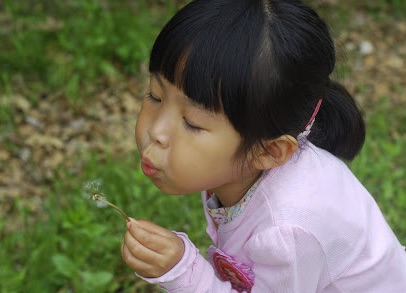
#> input picture 05.OpenCV/img/girl.jpg, 406 x 293 px; the run also reads 1 picture not shown here
$ jupyter execute --allow-errors 'opencv day2.ipynb'
#> lines starting #> are read from the running program, lines starting #| are printed output that depends on the picture
# openCV Day2

[cell 1]
import numpy as np
import cv2

## 이벤트 처리

### 키보드 이벤트

* 키보드에서 어떤 키를 눌렀는지 알아내려면
cv2.waitKey( ) 함수의 반환값을 출력해보면 된다.

[cell 2]
import cv2

img_file = './img/girl.jpg'
img = cv2.imread(img_file)
#> img is the input picture: shape (293, 406, 3); mean B, G, R 82.4, 104.7, 105.5
title = 'IMG'
x, y = 100, 100    # 최초 좌표

while True:
    cv2.imshow(title, img)
    cv2.moveWindow(title, x, y)
    key = cv2.waitKey(0) &0xFF   # 키보드 입력을 무한 대기, 8비트 마스크 처리
#> (key q is pressed here)
    print(key, chr(key))     # 키보드 입력값, 문자값 출력

    if key == ord('h'):      # h 키 누르면 좌로 10이동
        x -= 10
    elif key == ord('j'):    # j 키 누르면 좌로 10이동
        y += 10
    elif key == ord('k'):    # k 키 누르면 좌로 10이동
        y -= 10
    elif key == ord('l'):    # l 키 누르면 좌로 10이동
        x += 10
    elif key == ord('q') or key == 27:    # q, esc 키 누르면 좌로 10이동
        break
        cv2.destroyAllWindows()
    cv2.moveWindow(title,x,y)    # 새로운 좌표로 창 이동

### 마우스 이벤트

마우스에서 입력을 받으면 이벤트를 처리할 함수를 미리 선언하고
cv2.setMouseCallback( ) 함수에 그 함수를 전달한다.

간단히 표연하면 다음과 같다.
def onMouse(event, x, y, flags, param):
 (마우스 이벤트에 맞게 해야할 작업을 작성)
cv2.setMouseCallback('title', onMouse)

##### cv2.setMouseCallback(win_name, onMouse [ , param] ) : onMouse 함수를 등록
* win_name : 이벤트를 등록할 윈도 이름
* onMouse : 이벤트 처리를 위해 미리 선언해 놓은 콜백 함수
* 필요에 따라 on Mouse 함수에 전달할 인자

##### MouseCallback(event, x, y, flags, param) : 콜백함수 선언부
* event : 마우스 이벤트 종류, cv2.EVENT_ 로 시작하는 상수
  * cv2.EVENT_MOUSEMOVE : 마우스 움직임
  * cv2.EVENT_LBUTTONDOWN / UP : 마우스 왼쪽 버튼 누름 / 뗌
  * cv2.EVENT_RBUTTONDOWN / UP : 마우스 오른쪽 버튼 누름 / 뗌
  * cv2.EVENT_MBUTTONDOWN / UP : 마우스 가운데 버튼 누름 / 뗌
  * cv2.EVENT_LBUTTONDBLCLK : 왼쪽 버튼 더블클릭
  * cv2.EVENT_RBUTTONDBLCLK : 오른쪽 버튼 더블클릭
  * cv2.EVENT_MBUTTONDBLCLK : 가운데 버튼 더블클릭
  * cv2.EVENT_MOUSEWHEEL : 휠 스크롤
  * cv2.EVENT_MOUSEHWHEEL : 휠 가로스크롤

* x, y : 마우스 좌표

* flags : 마우스 동작과 함께 일어난 상태, cv2.EVENT_FLAG_ 로 시작하는 상수
  * cv2.EVENT_FLAG_LBUTTON(1) : 왼쪽 버튼 누름
  * cv2.EVENT_FLAG_RBUTTON(2) : 오른쪽 버튼 누름
  * cv2.EVENT_FLAG_MBUTTON(4) : 가운데 버튼 누름
  * cv2.EVENT_FLAG_CTRLKEY(8) : Ctrl키 누름
  * cv2.EVENT_FLAG_SHIFTKEY(16) : Shift키 누름
  * cv2.EVENT_FLAG_ALTKEY(32) : Alt키 누름

* param : cv2.setMouseCallback( ) 함수에서 전달한 인자

* 마우스 이벤트로 동그라미 그리기

[cell 3]
import cv2

title = 'mouse event'
img = cv2.imread('./img/blank_500.jpg')
cv2.imshow(title, img)

# [5 lines left out: function onMouse, not called in this run]

cv2.setMouseCallback(title, onMouse)   # 마우스 콜백 함수를 GUI 윈도에 등록

while True:
    if cv2.waitKey(0) &0xFF == 27:    # esc로 종료
#> (key q is pressed here)
        break
cv2.destroyAllWindows()

* 플래그를 이용한 동그라미 그리기

#> (a cell that did not finish here is left out)

### 트랙바

슬라이드 모양의 인터페이스를 마우스로 움직여서 값을 입력받는 GUI 이다.

##### cv2.createTrackbar(trackbar_name, win_name, value, count, onChange) : 트랙바 생성
* traackbar_name : 트랙바 이름
* win_name : 트랙바를 표시할 창 이름
* value : 트랙바 초기 값, 0-count 사이의 값
* count : 트랙바 눈금의 개수, 트랙바가 표시할 수 있는 최대 값
* onChange : TrackbarCallback, 트랙바 이벤트 핸들러 함수

##### TrackbarCallback(value) : 트랙바 이벤트 콜백 함수
* value : 트랙바가 움직인 새 위치 값

##### pos = cv2.getTrackbarPos(trackbar_name, win_name)
* trackbar_name : 찾고자 하는 트랙바 이름
* win_name : 트랙바가 있는 창의 이름
* pos : 트랙바 위치 값

[cell 5]
import cv2
import numpy as np

win_name = 'Trackbar'

img = cv2.imread('./img/blank_500.jpg')
cv2.imshow(win_name, img)    # 초기 이미지 창에 표시

# [9 lines left out: function onChange, not called in this run]

cv2.createTrackbar('R', win_name, 255, 255, onChange)
cv2.createTrackbar('G', win_name, 255, 255, onChange)
cv2.createTrackbar('B', win_name, 255, 255, onChange)

while True:
    if cv2.waitKey(1) & 0xFF == 27:
#> (key q is pressed here)
        break
cv2.destroyAllWindows()

## numpy 복습

[cell 6]
a = np.array([1, 2, 3, 4])
a

[cell 7]
a.dtype

[cell 8]
a.shape

[cell 9]
b = np.array([[1, 2, 3, 4],[5, 6, 7, 8]])
b

[cell 10]
b.shape

[cell 11]
c = np.array([1, 2, 3.14, 4])
c

[cell 12]
c.dtype

[cell 13]
d = np.array([1, 2, 3, 4], dtype=np.float32)
d

66~69 실행

### 시퀀스와 난수로 생성

[cell 14]
a = np.arange(5)
a

[cell 15]
a.dtype

[cell 16]
a.shape

[cell 17]
b = np.arange(5.0)
b

[cell 18]
b.dtype

[cell 19]
c = np.arange(3, 9, 2)
c

[cell 20]
np.random.rand()

[cell 21]
np.random.randn()

[cell 22]
a=np.random.rand(2,3)
a

[cell 23]
b=np.random.randn(2,3)
b

### dtype 변경

[cell 24]
a=np.arange(5)
a

[cell 25]
a.dtype

[cell 26]
b = a.astype('float32')
b

### 차원 변경

[cell 27]
a = np.arange(6)
a

[cell 28]
b = a.reshape(2,3)
b

[cell 29]
c = np.reshape(a, (2,3))
c

[cell 30]
d = np.arange(100).reshape(2, -1)
d

[cell 31]
e = np.arange(100).reshape(-1,5)
e

[cell 32]
e.shape

[cell 33]
f = np.zeros((2,3))
f

[cell 34]
f.reshape((6,))

[cell 35]
f.reshape(-1)

[cell 36]
np.ravel(f)

[cell 37]
g=np.arange(10).reshape(2,-1)
g

[cell 38]
g.T

### 브로드캐스팅 연산

[cell 39]
a = np.ones((2,3))
a

[cell 40]
c = np.arange(3)
c

[cell 41]
a+c

### 인덱싱과 슬라이싱

### 팬시 인덱싱

[cell 42]
a = np.arange(5)
a

[cell 43]
a[[1,3]]

[cell 44]
a[[True, False, True, False, True]]

[cell 45]
a=np.arange(10)
a

[cell 46]
b = a>5
b

[cell 47]
a[b]

[cell 48]
a[a>5]

[cell 49]
a

[cell 50]
b=np.arange(12).reshape(3,4)
b

[cell 51]
b[[0,2]]

[cell 52]
b[[0,2],[2,3]]

### 병합과 분리

[cell 53]
a = np.arange(4).reshape(2,2)
a

[cell 54]
b=np.arange(10,14).reshape(2,2)
b

[cell 55]
np.vstack((a,b))

[cell 56]
np.hstack((a,b))

[cell 57]
np.concatenate((a,b),0)

[cell 58]
np.concatenate((a,b),1)

[cell 59]
a=np.arange(12).reshape(4,3)
a

[cell 60]
b=np.arange(10,130,10).reshape(4,3)
b

[cell 61]
c=np.stack((a,b),0)
c

[cell 62]
d=np.stack((a,b),1)
d

[cell 63]
e=np.stack((a,b),2)
e

[cell 64]
ee=np.stack((a,b),-1)
ee

[cell 65]
a=np.arange(12)
a

[cell 66]
np.hsplit(a,3)

[cell 67]
np.hsplit(a,[3,6])

[cell 68]
np.hsplit(a,[3,6,9])

[cell 69]
np.split(a,3,0)

[cell 70]
np.split(a,[3,6,9],0)

[cell 71]
b=np.arange(12).reshape(4,3)
b

[cell 72]
np.vsplit(b,2)

[cell 73]
np.split(b,2,0)

[cell 74]
np.hsplit(b,[1])

[cell 75]
np.split(b,[1],1)

### 검색

[cell 76]
a=np.arange(10,20)
a

[cell 77]
np.where(a>15)

[cell 78]
np.where(a>15, 1,0)

[cell 79]
a

[cell 80]
np.where(a>15, 99, a)

[cell 81]
np.where(a>15,a,0)

[cell 82]
a

[cell 83]
b=np.arange(12).reshape(3,4)
b

[cell 84]
coords = np.where(b>6)
coords

[cell 85]
np.stack((coords[0],coords[1]),-1)

[cell 86]
z = np.array([0,1,2,0,1,2])
np.nonzero(z)

[cell 87]
zz = np.array([[0,1,2], [1,2,0], [2,0,1]])
zz

[cell 88]
coords = np.nonzero(zz)
coords

[cell 89]
np.stack((coords[0], coords[1]),-1)

[cell 90]
a

[cell 91]
np.nonzero(a>15)

[cell 92]
np.where(a>15)

[cell 93]
b

[cell 94]
np.nonzero(b>6)

[cell 95]
np.where(b>6)

[cell 96]
t=np.array([True, True, True])
np.all(t)

[cell 97]
t[1]=False
t

[cell 98]
np.all(t)

[cell 99]
tt=np.array([[True, True], [False, True], [True, True]])
tt

[cell 100]
np.all(tt,0)

[cell 101]
np.all(tt,1)

[cell 102]
a=np.arange(10)
a

[cell 103]
b=np.arange(10)
b

[cell 104]
a==b

[cell 105]
np.all(a==b)

[cell 106]
b[5] = -1

[cell 107]
np.all(a==b)

[cell 108]
np.where(a==b)

[cell 109]
np.where(a!=b)

### 기초 통계 함수

### 이미지 생성

[cell 110]
import cv2
import numpy as np

img = np.zeros((120,120), dtype=np.uint8)
img[25:35, :] = 45
img[55:65, :] = 115
img[85:95, :] = 160
img[:, 34:45] = 205
img[:, 75:85] = 255
cv2.imshow('Gray', img)
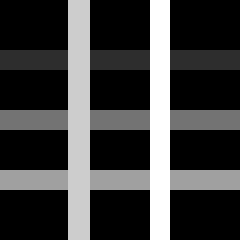
#> window 'Gray': shape (120, 120) (shown 2 times larger); min 0, max 255, mean 62
cv2.waitKey(0)
cv2.destroyAllWindows()

[cell 111]
import cv2
import numpy as np

img = np.zeros((120,120,3), dtype=np.uint8)
img[25:35, :] = [255,0,0]
img[55:65, :] = [0,255,0]
img[85:95, :] = [0,0,255]
img[:, 34:45] = [255,255,0]
img[:, 75:85] = [255,0,255]
cv2.imshow('BGR', img)
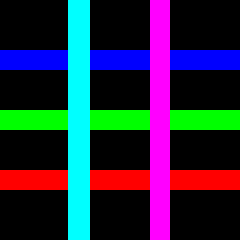
#> window 'BGR': shape (120, 120, 3) (shown 2 times larger); mean B, G, R 62.2, 40.9, 38.8
cv2.waitKey(0)
cv2.destroyAllWindows()

### subplot

[cell 112]
import matplotlib.pyplot as plt
import numpy as np

x=np.arange(10)

plt.subplot(2,2,1)
plt.plot(x, x**2)

plt.subplot(2,2,2)
plt.plot(x,x*5)

plt.subplot(223)
plt.plot(x, np.sin(x))

plt.subplot(224)
plt.plot(x,np.cos(x))

plt.show()
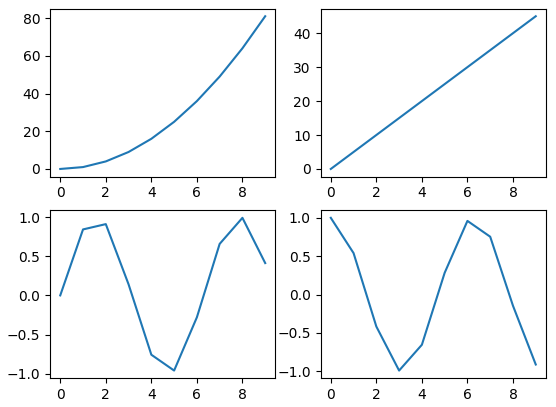
#> figure drawn by matplotlib, 4 panels; panel 1: curve peaks at x = 9, y = 81; panel 2: curve peaks at x = 9, y = 45; panel 3: curve peaks at x = 8, y = 0.989; panel 4: curve peaks at x = 0, y = 1

### 이미지 표시

[cell 113]
import cv2
from matplotlib import pyplot as plt

img = cv2.imread('./img/girl.jpg')

plt.imshow(img)
plt.show()

[cell 114]
img1 = cv2.imread('./img/model.jpg')
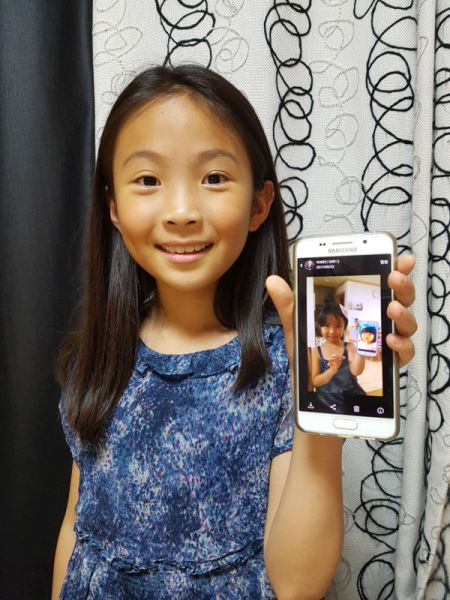
#> input picture 05.OpenCV/img/model.jpg, 450 x 600 px
#> img1 is the input picture: shape (600, 450, 3); mean B, G, R 107, 111.5, 117.8
img2 = cv2.imread('./img/model2.jpg')
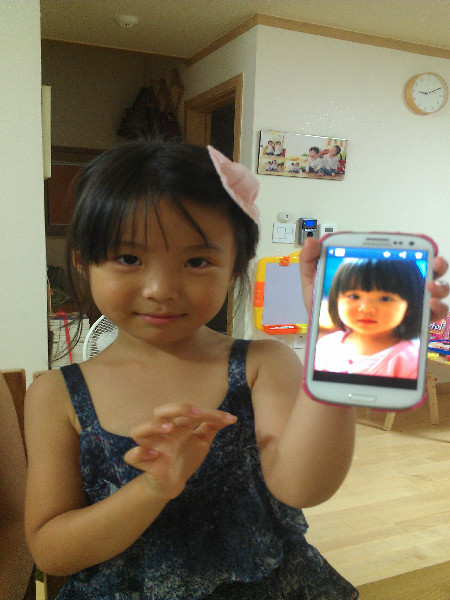
#> input picture 05.OpenCV/img/model2.jpg, 450 x 600 px
#> img2 is the input picture: shape (600, 450, 3); mean B, G, R 91.9, 116.6, 128.3
img3 = cv2.imread('./img/model3.jpg')
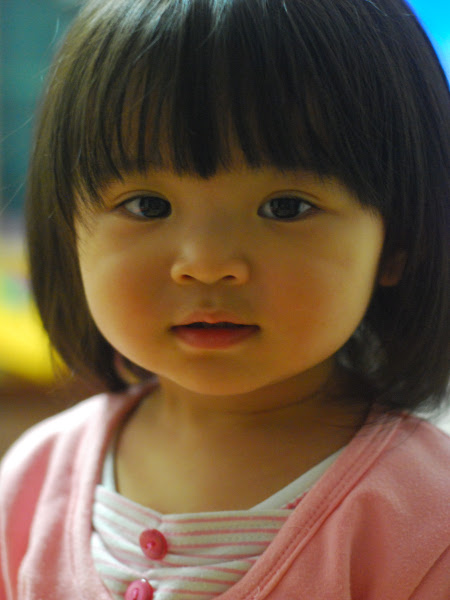
#> input picture 05.OpenCV/img/model3.jpg, 450 x 600 px
#> img3 is the input picture: shape (600, 450, 3); mean B, G, R 64.5, 86, 106.4

plt.subplot(1, 3, 1)
plt.imshow(img1[:,:,(2,1,0)])   # 색 순서 변환(matplot에서만)
plt.xticks([])    # x축 y축 제거
plt.yticks([])

plt.subplot(1, 3, 2)
plt.imshow(img2[:,:,::-1])
plt.xticks([])
plt.yticks([])

plt.subplot(1, 3, 3)
plt.imshow(img3[:,:,::-1])
plt.xticks([])
plt.yticks([])

plt.show()
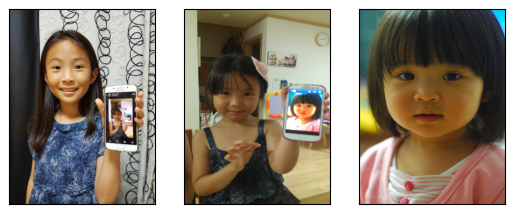
#> figure drawn by matplotlib, 3 panels

# 이미지 프로세싱 기초

## 관심영역

### 관심영역 지정

전체 이미지에서 연산과 분석의 대상이 되는 영역만을 지정하고 떼어내는 것을
관심역역(Region Of Interest, ROI)을 지정한다고 한다.

[cell 115]
import cv2
import numpy as np

img = cv2.imread('./img/sunset.jpg')
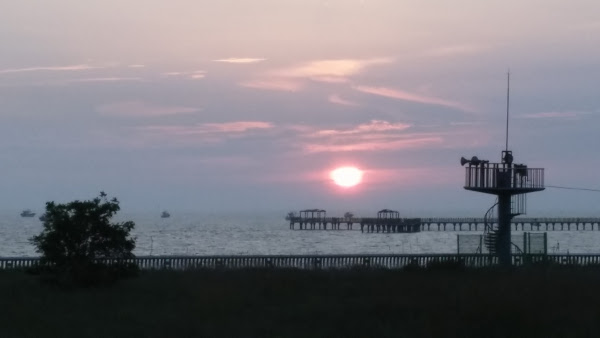
#> input picture 05.OpenCV/img/sunset.jpg, 600 x 338 px
#> img is the input picture: shape (338, 600, 3); mean B, G, R 124.9, 117.8, 120.9

x=320; y=150; w=50; h=50
roi = img[y:y+h, x:x+w]
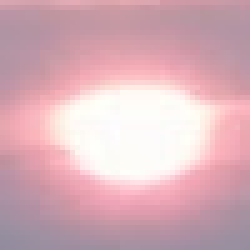
#> roi: shape (50, 50, 3) (shown 5 times larger); mean B, G, R 185.7, 176.2, 216.5
img2 = roi.copy()
img[y:y+h, x+w:x+w+w] = roi
cv2.rectangle(img, (x,y), (x+w+w, y+h), (0,255,0))
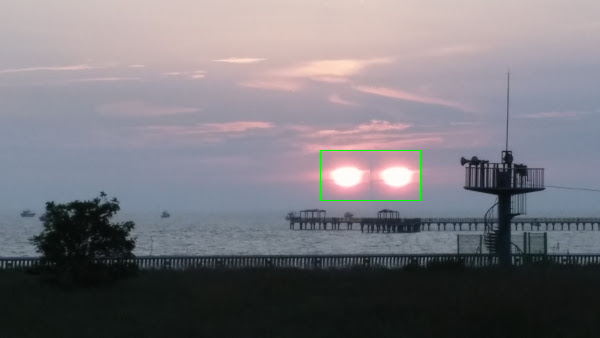
#> img: shape (338, 600, 3); mean B, G, R 124.9, 118.3, 121.2

cv2.imshow('img', img)
cv2.imshow('roi', img2)

cv2.waitKey(0)
cv2.destroyAllWindows()
